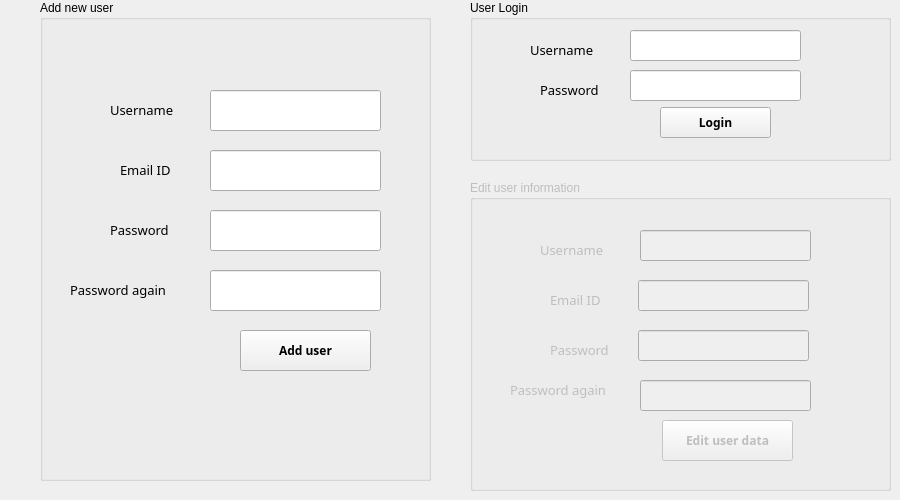
    <widget class="QWidget" name="tab_3">
     <attribute name="title">
      <string>Page</string>
     </attribute>
     <widget class="QGroupBox" name="groupBox">
      <property name="geometry">
       <rect>
        <x>40</x>
        <y>0</y>
        <width>391</width>
        <height>481</height>
       </rect>
      </property>
      <property name="title">
       <string>Add new user</string>
      </property>
      <widget class="QLabel" name="label_15">
       <property name="geometry">
        <rect>
         <x>70</x>
         <y>100</y>
         <width>91</width>
         <height>20</height>
        </rect>
       </property>
       <property name="font">
        <font>
         <family>Noto Serif Armenian</family>
         <pointsize>10</pointsize>
        </font>
       </property>
       <property name="text">
        <string>Username</string>
       </property>
      </widget>
      <widget class="QLabel" name="label_16">
       <property name="geometry">
        <rect>
         <x>80</x>
         <y>160</y>
         <width>81</width>
         <height>20</height>
        </rect>
       </property>
       <property name="font">
        <font>
         <family>Noto Serif Armenian</family>
         <pointsize>10</pointsize>
        </font>
       </property>
       <property name="text">
        <string>Email ID</string>
       </property>
      </widget>
      <widget class="QLabel" name="label_17">
       <property name="geometry">
        <rect>
         <x>30</x>
         <y>280</y>
         <width>131</width>
         <height>20</height>
        </rect>
       </property>
       <property name="font">
        <font>
         <family>Noto Sans Armenian</family>
         <pointsize>10</pointsize>
        </font>
       </property>
       <property name="text">
        <string>Password again</string>
       </property>
      </widget>
      <widget class="QLabel" name="label_18">
       <property name="geometry">
        <rect>
         <x>70</x>
         <y>220</y>
         <width>91</width>
         <height>20</height>
        </rect>
       </property>
       <property name="font">
        <font>
         <family>Noto Serif Armenian</family>
         <pointsize>10</pointsize>
        </font>
       </property>
       <property name="text">
        <string>Password</string>
       </property>
      </widget>
      <widget class="QLineEdit" name="lineEdit_8">
       <property name="geometry">
        <rect>
         <x>170</x>
         <y>90</y>
         <width>171</width>
         <height>41</height>
        </rect>
       </property>
      </widget>
      <widget class="QLineEdit" name="lineEdit_9">
       <property name="geometry">
        <rect>
         <x>170</x>
         <y>150</y>
         <width>171</width>
         <height>41</height>
        </rect>
       </property>
      </widget>
      <widget class="QLineEdit" name="lineEdit_10">
       <property name="geometry">
        <rect>
         <x>170</x>
         <y>210</y>
         <width>171</width>
         <height>41</height>
        </rect>
       </property>
       <property name="text">
        <string/>
       </property>
       <property name="echoMode">
        <enum>QLineEdit::Password</enum>
       </property>
      </widget>
      <widget class="QLineEdit" name="lineEdit_11">
       <property name="geometry">
        <rect>
         <x>170</x>
         <y>270</y>
         <width>171</width>
         <height>41</height>
        </rect>
       </property>
       <property name="text">
        <string/>
       </property>
       <property name="echoMode">
        <enum>QLineEdit::Password</enum>
       </property>
      </widget>
      <widget class="QPushButton" name="pushButton_11">
       <property name="geometry">
        <rect>
         <x>200</x>
         <y>330</y>
         <width>131</width>
         <height>41</height>
        </rect>
       </property>
       <property name="font">
        <font>
         <family>Noto Sans Armenian</family>
         <pointsize>9</pointsize>
         <weight>75</weight>
         <bold>true</bold>
        </font>
       </property>
       <property name="text">
        <string>Add user</string>
       </property>
      </widget>
     </widget>
     <widget class="QGroupBox" name="groupBox_2">
      <property name="geometry">
       <rect>
        <x>470</x>
        <y>0</y>
        <width>421</width>
        <height>161</height>
       </rect>
      </property>
      <property name="title">
       <string>User Login </string>
      </property>
      <widget class="QLabel" name="label_19">
       <property name="geometry">
        <rect>
         <x>60</x>
         <y>40</y>
         <width>91</width>
         <height>20</height>
        </rect>
       </property>
       <property name="font">
        <font>
         <family>Noto Sans Armenian</family>
         <pointsize>10</pointsize>
        </font>
       </property>
       <property name="text">
        <string>Username</string>
       </property>
      </widget>
      <widget class="QLineEdit" name="lineEdit_12">
       <property name="geometry">
        <rect>
         <x>160</x>
         <y>70</y>
         <width>171</width>
         <height>31</height>
        </rect>
       </property>
       <property name="echoMode">
        <enum>QLineEdit::Password</enum>
       </property>
      </widget>
      <widget class="QLabel" name="label_20">
       <property name="geometry">
        <rect>
         <x>70</x>
         <y>80</y>
         <width>81</width>
         <height>20</height>
        </rect>
       </property>
       <property name="font">
        <font>
         <family>Noto Sans Armenian</family>
         <pointsize>10</pointsize>
        </font>
       </property>
       <property name="text">
        <string>Password</string>
       </property>
      </widget>
      <widget class="QLineEdit" name="lineEdit_13">
       <property name="geometry">
        <rect>
         <x>160</x>
         <y>30</y>
         <width>171</width>
         <height>31</height>
        </rect>
       </property>
      </widget>
      <widget class="QPushButton" name="pushButton_12">
       <property name="geometry">
        <rect>
         <x>190</x>
         <y>107</y>
         <width>111</width>
         <height>31</height>
        </rect>
       </property>
       <property name="font">
        <font>
         <family>Noto Sans Armenian</family>
         <pointsize>9</pointsize>
         <weight>75</weight>
         <bold>true</bold>
        </font>
       </property>
       <property name="text">
        <string>Login</string>
       </property>
      </widget>
     </widget>
     <widget class="QGroupBox" name="groupBox_4">
      <property name="enabled">
       <bool>false</bool>
      </property>
      <property name="geometry">
       <rect>
        <x>470</x>
        <y>180</y>
        <width>421</width>
        <height>311</height>
       </rect>
      </property>
      <property name="title">
       <string>Edit user information</string>
      </property>
      <widget class="QLineEdit" name="lineEdit_15">
       <property name="geometry">
        <rect>
         <x>168</x>
         <y>150</y>
         <width>171</width>
         <height>31</height>
        </rect>
       </property>
       <property name="echoMode">
        <enum>QLineEdit::Password</enum>
       </property>
      </widget>
      <widget class="QPushButton" name="pushButton_13">
       <property name="geometry">
        <rect>
         <x>192</x>
         <y>240</y>
         <width>131</width>
         <height>41</height>
        </rect>
       </property>
       <property name="font">
        <font>
         <family>Noto Serif Armenian</family>
         <pointsize>9</pointsize>
         <weight>75</weight>
         <bold>true</bold>
        </font>
       </property>
       <property name="text">
        <string>Edit user data</string>
       </property>
      </widget>
      <widget class="QLabel" name="label_24">
       <property name="geometry">
        <rect>
         <x>80</x>
         <y>160</y>
         <width>81</width>
         <height>20</height>
        </rect>
       </property>
       <property name="font">
        <font>
         <family>Noto Serif Armenian</family>
         <pointsize>10</pointsize>
        </font>
       </property>
       <property name="text">
        <string>Password</string>
       </property>
      </widget>
      <widget class="QLineEdit" name="lineEdit_14">
       <property name="geometry">
        <rect>
         <x>168</x>
         <y>100</y>
         <width>171</width>
         <height>31</height>
        </rect>
       </property>
      </widget>
      <widget class="QLabel" name="label_22">
       <property name="geometry">
        <rect>
         <x>40</x>
         <y>200</y>
         <width>121</width>
         <height>20</height>
        </rect>
       </property>
       <property name="font">
        <font>
         <family>Noto Sans Armenian</family>
         <pointsize>10</pointsize>
        </font>
       </property>
       <property name="text">
        <string>Password again</string>
       </property>
      </widget>
      <widget class="QLineEdit" name="lineEdit_17">
       <property name="geometry">
        <rect>
         <x>170</x>
         <y>50</y>
         <width>171</width>
         <height>31</height>
        </rect>
       </property>
      </widget>
      <widget class="QLineEdit" name="lineEdit_16">
       <property name="geometry">
        <rect>
         <x>170</x>
         <y>200</y>
         <width>171</width>
         <height>31</height>
        </rect>
       </property>
       <property name="echoMode">
        <enum>QLineEdit::Password</enum>
       </property>
      </widget>
      <widget class="QLabel" name="label_21">
       <property name="geometry">
        <rect>
         <x>70</x>
         <y>60</y>
         <width>91</width>
         <height>20</height>
        </rect>
       </property>
       <property name="font">
        <font>
         <family>Noto Sans Armenian</family>
         <pointsize>10</pointsize>
        </font>
       </property>
       <property name="text">
        <string>Username</string>
       </property>
      </widget>
      <widget class="QLabel" name="label_23">
       <property name="geometry">
        <rect>
         <x>80</x>
         <y>110</y>
         <width>81</width>
         <height>20</height>
        </rect>
       </property>
       <property name="font">
        <font>
         <family>Noto Serif Armenian</family>
         <pointsize>10</pointsize>
        </font>
       </property>
       <property name="text">
        <string>Email ID</string>
       </property>
      </widget>
     </widget>
    </widget>
